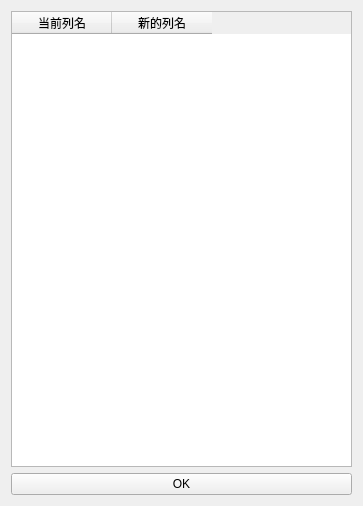
<?xml version="1.0" encoding="UTF-8"?>
<ui version="4.0">
 <class>Form</class>
 <widget class="QWidget" name="Form">
  <property name="geometry">
   <rect>
    <x>0</x>
    <y>0</y>
    <width>363</width>
    <height>506</height>
   </rect>
  </property>
  <property name="windowTitle">
   <string>重命名列</string>
  </property>
  <layout class="QVBoxLayout" name="verticalLayout">
   <item>
    <widget class="QTableWidget" name="tableWidget">
     <property name="sizeAdjustPolicy">
      <enum>QAbstractScrollArea::AdjustToContents</enum>
     </property>
     <property name="columnCount">
      <number>2</number>
     </property>
     <attribute name="verticalHeaderVisible">
      <bool>false</bool>
     </attribute>
     <column>
      <property name="text">
       <string>当前列名</string>
      </property>
     </column>
     <column>
      <property name="text">
       <string>新的列名</string>
      </property>
     </column>
    </widget>
   </item>
   <item>
    <widget class="QPushButton" name="pushButton">
     <property name="text">
      <string>OK</string>
     </property>
    </widget>
   </item>
  </layout>
 </widget>
 <resources/>
 <connections/>
</ui>
